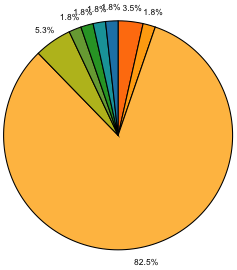

Generate this figure with R:
install.packages(c("ggplot2", "ggpubr", "ggthemes", "scales"))

library(ggplot2)
library(ggpubr)
library(ggthemes) # https://github.com/EmilHvitfeldt/r-color-palettes
library(scales)

domains <- c("Non-specific", "Smart grids", "Internet of Things", "Cyber-physical systems", "Retail", "Education", "Finance", "Digital twins", "Manufacturing", "Healthcare")
numpapers <- c(51, 2, 3, 2, 1, 1, 1, 1, 1, 1)
data <- data.frame(domains, numpapers)

piechart <- ggpie(data, "numpapers", label=percent(data$numpapers/sum(numpapers), accuracy=.1), fill="domains") + 
  theme(legend.position="bottom", legend.box.spacing=unit(-20, "pt"), legend.title=element_text(size=10.5, face="bold"), legend.text=element_text(size=10.5), axis.text.x=element_text(size=10)) + 
  guides(fill=guide_legend(title="Application domains or contexts")) + 
  scale_fill_tableau(palette="Classic Cyclic", limits=domains)
piechart

ggsave("plots/domains.png", plot=piechart, device="png", dpi="print")

